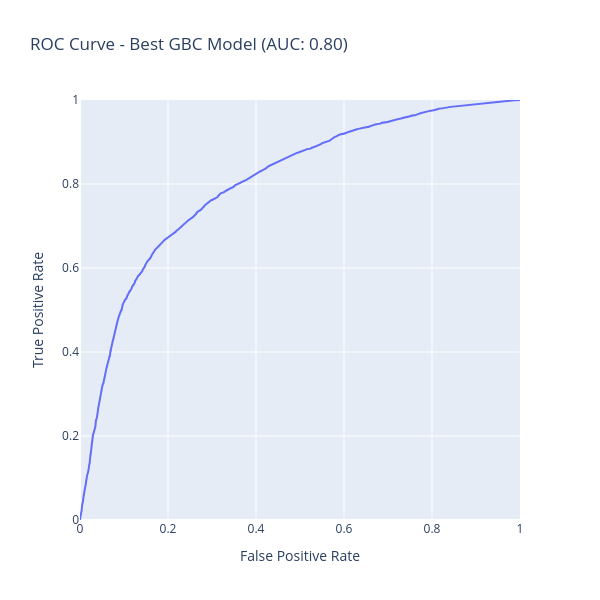

Here is the notebook cell this chart was saved with:
### Code cell
fig = go.Figure()

fig.add_trace(
    go.Scatter(
        name='GBC',
        x=rocs_gb[0],
        y=rocs_gb[1],
        hovertemplate='FPR: %{x:.2f}<br>TPR: %{y:.2f}<br>Threshold: %{text:.2f}',
        text=rocs_gb[2]
    )
)

fig.update_layout(
    xaxis_title='False Positive Rate',
    yaxis_title='True Positive Rate',
    title='ROC Curve - Best GBC Model (AUC: {:.2f})'.format(auc_gb),
    width=600,
    height=600,
    xaxis=dict(range=[0, 1]),
    yaxis=dict(range=[0, 1])
)

fig.show()

### Figure 1 — Plotly figure (JSON) as saved in the notebook; plotly's stock layout.template omitted (floating-point values rounded to 4 significant figures; data arrays with more than 128 entries replaced by an {"elided": "..."} marker saying what was removed)
{"data": [{"hovertemplate": "FPR: %{x:.2f}<br>TPR: %{y:.2f}<br>Threshold: %{text:.2f}", "name": "GBC", "text": {"elided": "5388 float values"}, "type": "scatter", "x": {"elided": "5388 float values"}, "y": {"elided": "5388 float values"}}], "layout": {"height": 600, "title": {"text": "ROC Curve - Best GBC Model (AUC: 0.80)"}, "width": 600, "xaxis": {"range": [0, 1], "title": {"text": "False Positive Rate"}}, "yaxis": {"range": [0, 1], "title": {"text": "True Positive Rate"}}}}
